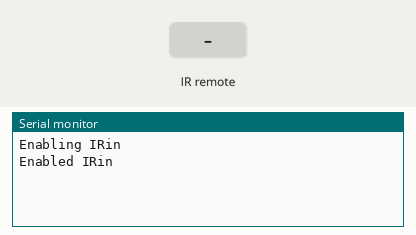
Recording of a sketch running on a simulated Arduino Uno, built with avr-gcc and run on an emulated ATmega328P. Parts: the last lines printed to the serial monitor. The test bench sets the inputs (shaded band).

Above: at 1.2 s.
1.3 s: infrared code 0x1FEE01F received
At 2.3 s:
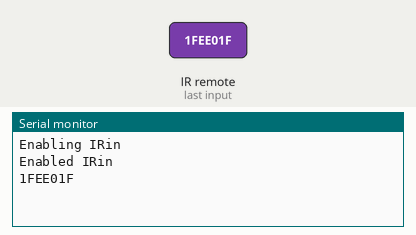
2.8 s: infrared code 0x1FE50AF received
At 3.5 s:
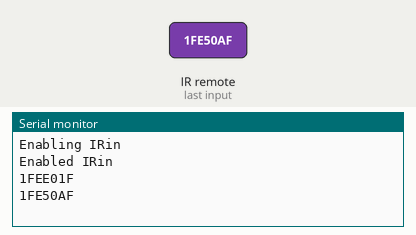

Measured:
- after the input at 1.3 s, the serial monitor: prints a new line at once (image 1)
- after the input at 2.8 s, the serial monitor: prints a new line at once (image 2)

The sketch:

Tsop_function.ino
```cpp
// (licence header left out)
#include <IRremote.h>

int RECV_PIN = 11;
int LED=9;

IRrecv irrecv(RECV_PIN);

decode_results results;

void setup()
{
  Serial.begin(9600);
  // In case the interrupt driver crashes on setup, give a clue
  // to the user what's going on.
  Serial.println("Enabling IRin");
  irrecv.enableIRIn(); // Start the receiver
  Serial.println("Enabled IRin");
}

void loop() {
  if (irrecv.decode(&results)) {
    Serial.println(results.value, HEX);
    irrecv.resume(); // Receive the next value
  }
  delay(100);
  if (results.value==0x1FEE01F)
  {
    digitalWrite(LED,HIGH);
  }
  if(results.value==0x1FE50AF)
  {
    digitalWrite(LED,LOW);
  }
}
```
